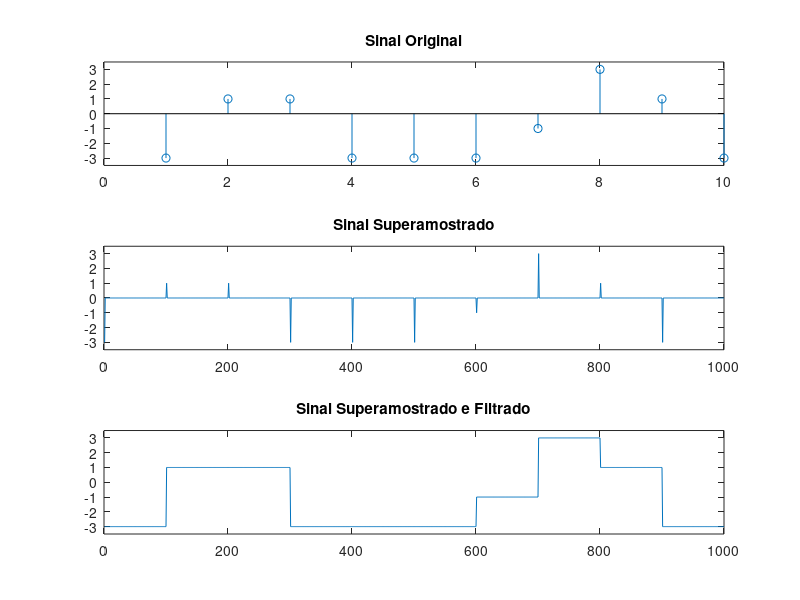

This chart was generated by the following MATLAB code:
% --- SISTEMAS DE COMUNICACAO 1 ---
% AULA 13: Transmissao Digital
% DIA 27/03/2018
% Jessica de Souza

%Representando um sinal NRZ bipolar 4PAM

clear all;
close all;
clc;

% Dados
N = 4;                   % Numero de niveis, Modulação 4PAM
L = 100;                 % Fator de superamostragem
info = randint(1,10,4);  % Gera sinais aleat. entre 0 e 3
info = (info*2)-3;       % Faz com que tudo fique entre 3,1,-1 e -3

% Filtro que ira formatar o sinal
filtro_format = ones(1,L);

% Superamostrar o sinal com fator L
info_up = upsample(info,L);

% Passar o sinal pelo filtro
sinal_filter = filter(filtro_format,1,info_up);

% Plotando os sinais
figure,
subplot(311),stem (info);
title('Sinal Original');
ylim([-3.5 3.5]);
subplot(312),plot (info_up);
title('Sinal Superamostrado');
ylim([-3.5 3.5]);
subplot(313),plot(sinal_filter);
title('Sinal Superamostrado e Filtrado');
ylim([-3.5 3.5]); 
